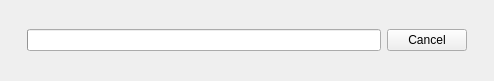
<?xml version="1.0" encoding="UTF-8"?>
<ui version="4.0">
 <class>WearableProgressWidget</class>
 <widget class="QWidget" name="WearableProgressWidget">
  <property name="geometry">
   <rect>
    <x>0</x>
    <y>0</y>
    <width>494</width>
    <height>81</height>
   </rect>
  </property>
  <layout class="QHBoxLayout" name="horizontalLayout">
   <item>
    <widget class="nx::vms::client::desktop::Panel" name="progressPanel" native="true">
     <layout class="QHBoxLayout" name="horizontalLayout_2">
      <property name="leftMargin">
       <number>16</number>
      </property>
      <property name="topMargin">
       <number>16</number>
      </property>
      <property name="rightMargin">
       <number>16</number>
      </property>
      <property name="bottomMargin">
       <number>16</number>
      </property>
      <item>
       <widget class="QProgressBar" name="uploadProgressBar"/>
      </item>
      <item>
       <widget class="QPushButton" name="cancelButton">
        <property name="text">
         <string>Cancel</string>
        </property>
       </widget>
      </item>
     </layout>
    </widget>
   </item>
  </layout>
 </widget>
 <customwidgets>
  <customwidget>
   <class>nx::vms::client::desktop::Panel</class>
   <extends>QWidget</extends>
   <header location="global">nx/vms/client/desktop/common/widgets/panel.h</header>
   <container>1</container>
  </customwidget>
 </customwidgets>
 <resources/>
 <connections/>
</ui>
